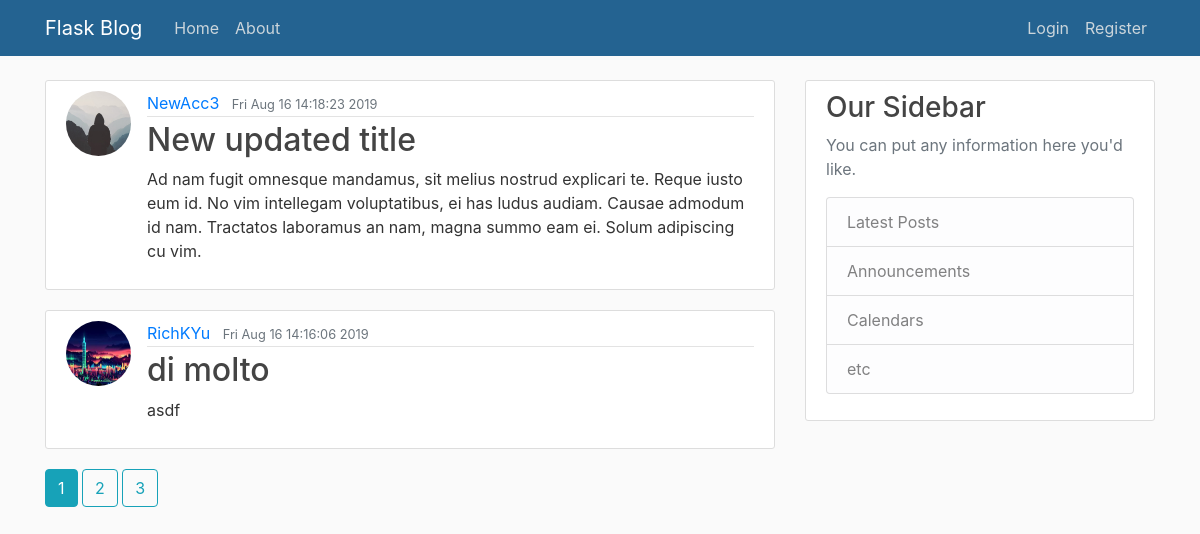
The app's page /home, older data.
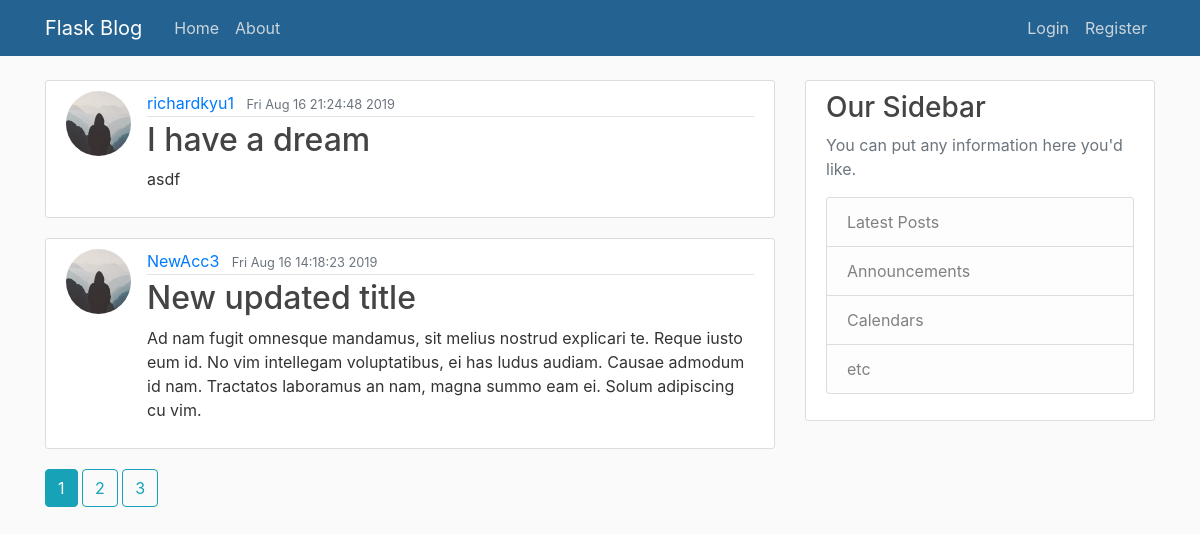
The same page, newer data.
### flaskblog/models.py (models this page shows, shortened)
class Post(db.Model):
    id = db.Column(db.Integer, primary_key=True)
    title = db.Column(db.String(100), nullable = False)
    date_posted = db.Column(db.DateTime, nullable = False, default=datetime.utcnow)
    content = db.Column(db.Text, nullable = False)
    user_id = db.Column(db.Integer, db.ForeignKey('user.id'), nullable = False)

class User(db.Model, UserMixin):
    id = db.Column(db.Integer, primary_key=True)
    username = db.Column(db.String(20), unique=True, nullable = False)
    email = db.Column(db.String(120), unique=True, nullable = False)
    image_file = db.Column(db.String(20), nullable = False, default = 'default.jpg')
    password = db.Column(db.String(60), nullable = False)
    currency = db.Column(db.String(20), nullable = False, default = 0)
    posts = db.relationship('Post', backref = 'author', lazy = True)

### flaskblog/main/routes.py (the view)
@main.route('/')
@main.route('/home')
def home():
    page = request.args.get('page', 1, type = int)
    posts = Post.query.order_by(Post.date_posted.desc()).paginate(page = page, per_page=2)
    return render_template('home.html', posts=posts)

### flaskblog/templates/home.html
{% extends "layout.html" %}
{% block content %}
    {% for post in posts.items %}
    <article class="media content-section">
      <img class = 'rounded-circle article-img' src="{{ url_for('static', filename='profile_pics/' + post.author.image_file) }}">
        <div class="media-body">
          <div class="article-metadata">
            <a class="mr-2" href="{{ url_for('users.user_posts', username = post.author.username) }}">{{ post.author.username }}</a>
            <small class="text-muted">{{ post.date_posted.strftime('%c') }}</small>
          </div>
          <h2><a class="article-title" href="{{ url_for('posts.post', post_id = post.id) }}">{{ post.title }}</a></h2>
          <p class="article-content">{{ post.content }}</p>
        </div>
      </article>
    {% endfor %}
    {% for page_num in posts.iter_pages(left_edge=1, right_edge=1, left_current=1, right_current=2) %}
      {% if page_num %}
        {% if posts.page == page_num %}
          <a class = 'btn btn-info mb-4' href = "{{url_for('main.home', page=page_num )}}">{{ page_num }}</a>
        {% else %}
          <a class = 'btn btn-outline-info mb-4' href = "{{url_for('main.home', page=page_num )}}">{{ page_num }}</a>
        {% endif %}
      {% else %}
        ...
      {% endif %}
    {% endfor %}
{% endblock content %}

Row changes from the older to the newer data that the page shows:
no longer on this page (row unchanged): Post: image_file (picture), author.username "RichKYu", date_posted "Fri Aug 16 14:16:06 2019", title "di molto", content "asdf"
added Post: image_file (placeholder picture), author.username "richardkyu1", date_posted "Fri Aug 16 21:24:48 2019", title "I have a dream", content "asdf"
